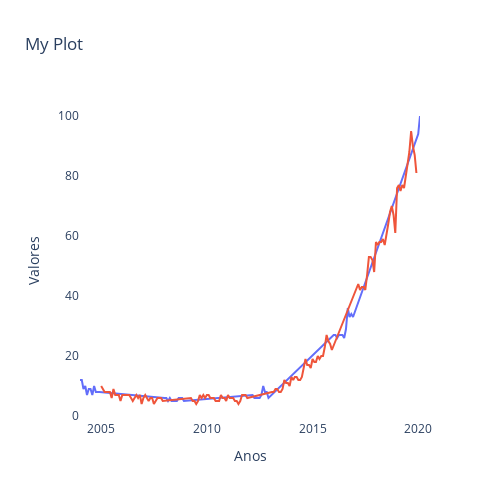

The cell this chart's notebook holds for it:
### Code cell
fig = px.line(df, 
            x='Mes', 
            y='data science',
            title='My Plot',
            color='categorical',
            width=500,
            height=500)

fig.update_layout(
    xaxis = dict(title='Anos'),
    yaxis=dict(title='Valores'),
    plot_bgcolor='white',
    showlegend=False

)

fig.show()

### Figure 1 — Plotly figure (JSON) as saved in the notebook; plotly's stock layout.template omitted (floating-point values rounded to 4 significant figures; data arrays with more than 128 entries replaced by an {"elided": "..."} marker saying what was removed)
{"data": [{"hovertemplate": "categorical=1<br>Mes=%{x}<br>data science=%{y}<extra></extra>", "legendgroup": "1", "line": {"color": "#636efa", "dash": "solid"}, "marker": {"symbol": "circle"}, "mode": "lines", "name": "1", "orientation": "v", "showlegend": true, "type": "scatter", "x": ["2004-01-01", "2004-02-01", "2004-03-01", "2004-04-01", "2004-05-01", "2004-06-01", "2004-07-01", "2004-08-01", "2004-09-01", "2004-10-01", "2004-11-01", "2004-12-01", "2008-01-01", "2008-02-01", "2008-03-01", "2008-04-01", "2008-05-01", "2008-06-01", "2008-07-01", "2008-08-01", "2008-09-01", "2008-10-01", "2008-11-01", "2008-12-01", "2012-01-01", "2012-02-01", "2012-03-01", "2012-04-01", "2012-05-01", "2012-06-01", "2012-07-01", "2012-08-01", "2012-09-01", "2012-10-01", "2012-11-01", "2012-12-01", "2016-01-01", "2016-02-01", "2016-03-01", "2016-04-01", "2016-05-01", "2016-06-01", "2016-07-01", "2016-08-01", "2016-09-01", "2016-10-01", "2016-11-01", "2016-12-01", "2020-01-01", "2020-02-01"], "xaxis": "x", "y": [12, 12, 9, 10, 7, 9, 9, 7, 10, 8, 8, 8, 6, 6, 5, 6, 5, 5, 5, 5, 6, 6, 6, 5, 7, 7, 7, 6, 6, 6, 6, 7, 10, 8, 8, 6, 27, 27, 26, 27, 27, 27, 26, 29, 36, 33, 34, 33, 94, 100], "yaxis": "y"}, {"hovertemplate": "categorical=0<br>Mes=%{x}<br>data science=%{y}<extra></extra>", "legendgroup": "0", "line": {"color": "#EF553B", "dash": "solid"}, "marker": {"symbol": "circle"}, "mode": "lines", "name": "0", "orientation": "v", "showlegend": true, "type": "scatter", "x": {"elided": "144 str values"}, "xaxis": "x", "y": {"elided": "144 int values"}, "yaxis": "y"}], "layout": {"height": 500, "legend": {"title": {"text": "categorical"}, "tracegroupgap": 0}, "plot_bgcolor": "white", "showlegend": false, "title": {"text": "My Plot"}, "width": 500, "xaxis": {"anchor": "y", "domain": [0, 1], "title": {"text": "Anos"}}, "yaxis": {"anchor": "x", "domain": [0, 1], "title": {"text": "Valores"}}}}
